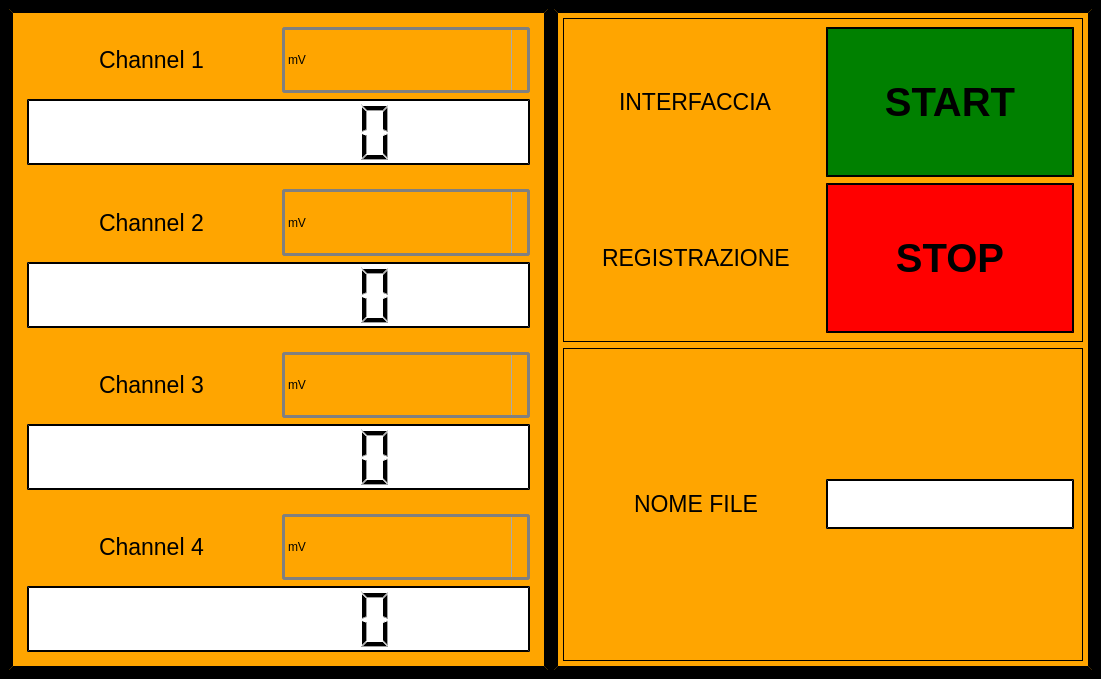
<?xml version="1.0" encoding="UTF-8"?>
<ui version="4.0">
 <class>MainWindow</class>
 <widget class="QMainWindow" name="MainWindow">
  <property name="geometry">
   <rect>
    <x>0</x>
    <y>0</y>
    <width>1101</width>
    <height>679</height>
   </rect>
  </property>
  <property name="windowTitle">
   <string>MainWindow</string>
  </property>
  <property name="styleSheet">
   <string notr="true">QWidget {
	background-color:black; 
	border-style: outset;
    border-width: 4px;
    border-color: black;
}
</string>
  </property>
  <widget class="QWidget" name="centralwidget">
   <property name="styleSheet">
    <string notr="true">QWidget {
	background-color:black; 
	border-style: outset;
    border-width: 2px;
    border-color: black;
}
</string>
   </property>
   <layout class="QHBoxLayout" name="horizontalLayout_7">
    <item>
     <layout class="QHBoxLayout" name="Lay_L">
      <item>
       <widget class="QWidget" name="Wid_L" native="true">
        <property name="styleSheet">
         <string notr="true">QWidget {
	background-color:orange; 
	border-style: outset;
    border-width: 4px;
    border-color: black;
}
</string>
        </property>
        <layout class="QVBoxLayout" name="verticalLayout_5">
         <item>
          <layout class="QVBoxLayout" name="verticalLayout">
           <item>
            <widget class="QWidget" name="widget" native="true">
             <property name="styleSheet">
              <string notr="true">QWidget {
	background-color:orange; 
	border-style: outset;
    border-width: 0px;
    border-color: black;
}
</string>
             </property>
             <layout class="QGridLayout" name="gridLayout_3">
              <item row="0" column="1">
               <widget class="QComboBox" name="comboBox_2">
                <property name="sizePolicy">
                 <sizepolicy hsizetype="Preferred" vsizetype="Preferred">
                  <horstretch>0</horstretch>
                  <verstretch>0</verstretch>
                 </sizepolicy>
                </property>
                <property name="cursor">
                 <cursorShape>PointingHandCursor</cursorShape>
                </property>
                <property name="mouseTracking">
                 <bool>false</bool>
                </property>
                <property name="autoFillBackground">
                 <bool>false</bool>
                </property>
                <property name="styleSheet">
                 <string notr="true">QComboBox {
    border: 3px solid gray;
    border-radius: 3px;
    padding: 1px 18px 1px 3px;
    min-width: 6em;
}

QComboBox:editable {
    background: white;
}

QComboBox:!editable, QComboBox::drop-down:editable {
     background: qlineargradient(x1: 0, y1: 0, x2: 0, y2: 1,
                                 stop: 0 #E1E1E1, stop: 0.4 #DDDDDD,
                                 stop: 0.5 #D8D8D8, stop: 1.0 #D3D3D3);
}

/* QComboBox gets the &quot;on&quot; state when the popup is open */
QComboBox:!editable:on, QComboBox::drop-down:editable:on {
    background: qlineargradient(x1: 0, y1: 0, x2: 0, y2: 1,
                                stop: 0 #D3D3D3, stop: 0.4 #D8D8D8,
                                stop: 0.5 #DDDDDD, stop: 1.0 #E1E1E1);
}

QComboBox:on { /* shift the text when the popup opens */
    padding-top: 3px;
    padding-left: 4px;
}

QComboBox::drop-down {
    subcontrol-origin: padding;
    subcontrol-position: top right;
    width: 15px;

    border-left-width: 1px;
    border-left-color: darkgray;
    border-left-style: solid; /* just a single line */
    border-top-right-radius: 3px; /* same radius as the QComboBox */
    border-bottom-right-radius: 3px;
}

QComboBox::down-arrow {
    image: url(/usr/share/icons/crystalsvg/16x16/actions/1downarrow.png);
}

QComboBox::down-arrow:on { /* shift the arrow when popup is open */
    top: 1px;
    left: 1px;
}</string>
                </property>
                <property name="currentText">
                 <string>mV</string>
                </property>
                <property name="iconSize">
                 <size>
                  <width>30</width>
                  <height>30</height>
                 </size>
                </property>
                <item>
                 <property name="text">
                  <string>mV</string>
                 </property>
                </item>
                <item>
                 <property name="text">
                  <string>Nm</string>
                 </property>
                </item>
                <item>
                 <property name="text">
                  <string>Kg</string>
                 </property>
                </item>
                <item>
                 <property name="text">
                  <string>N</string>
                 </property>
                </item>
               </widget>
              </item>
              <item row="0" column="0">
               <layout class="QVBoxLayout" name="verticalLayout_9">
                <item alignment="Qt::AlignHCenter">
                 <widget class="QLabel" name="label_1">
                  <property name="font">
                   <font>
                    <pointsize>17</pointsize>
                   </font>
                  </property>
                  <property name="text">
                   <string>Channel 1</string>
                  </property>
                 </widget>
                </item>
               </layout>
              </item>
              <item row="1" column="0" colspan="2">
               <widget class="QLCDNumber" name="lcdNumber_1">
                <property name="font">
                 <font>
                  <pointsize>9</pointsize>
                  <bold>false</bold>
                 </font>
                </property>
                <property name="styleSheet">
                 <string notr="true">QWidget {
	background-color:white; 
	border-style: outset;
    border-width: 2px;
    border-color: black;
}
</string>
                </property>
                <property name="digitCount">
                 <number>7</number>
                </property>
                <property name="value" stdset="0">
                 <double>0.000000000000000</double>
                </property>
               </widget>
              </item>
             </layout>
            </widget>
           </item>
          </layout>
         </item>
         <item>
          <layout class="QVBoxLayout" name="verticalLayout_2">
           <item>
            <widget class="QWidget" name="widget_3" native="true">
             <property name="styleSheet">
              <string notr="true">QWidget {
	background-color:orange; 
	border-style: outset;
    border-width: 0px;
    border-color: black;
}
</string>
             </property>
             <layout class="QGridLayout" name="gridLayout_4">
              <item row="0" column="1">
               <widget class="QComboBox" name="comboBox">
                <property name="sizePolicy">
                 <sizepolicy hsizetype="Preferred" vsizetype="Preferred">
                  <horstretch>0</horstretch>
                  <verstretch>0</verstretch>
                 </sizepolicy>
                </property>
                <property name="cursor">
                 <cursorShape>PointingHandCursor</cursorShape>
                </property>
                <property name="mouseTracking">
                 <bool>false</bool>
                </property>
                <property name="autoFillBackground">
                 <bool>false</bool>
                </property>
                <property name="styleSheet">
                 <string notr="true">QComboBox {
    border: 3px solid gray;
    border-radius: 3px;
    padding: 1px 18px 1px 3px;
    min-width: 6em;
}

QComboBox:editable {
    background: white;
}

QComboBox:!editable, QComboBox::drop-down:editable {
     background: qlineargradient(x1: 0, y1: 0, x2: 0, y2: 1,
                                 stop: 0 #E1E1E1, stop: 0.4 #DDDDDD,
                                 stop: 0.5 #D8D8D8, stop: 1.0 #D3D3D3);
}

/* QComboBox gets the &quot;on&quot; state when the popup is open */
QComboBox:!editable:on, QComboBox::drop-down:editable:on {
    background: qlineargradient(x1: 0, y1: 0, x2: 0, y2: 1,
                                stop: 0 #D3D3D3, stop: 0.4 #D8D8D8,
                                stop: 0.5 #DDDDDD, stop: 1.0 #E1E1E1);
}

QComboBox:on { /* shift the text when the popup opens */
    padding-top: 3px;
    padding-left: 4px;
}

QComboBox::drop-down {
    subcontrol-origin: padding;
    subcontrol-position: top right;
    width: 15px;

    border-left-width: 1px;
    border-left-color: darkgray;
    border-left-style: solid; /* just a single line */
    border-top-right-radius: 3px; /* same radius as the QComboBox */
    border-bottom-right-radius: 3px;
}

QComboBox::down-arrow {
    image: url(/usr/share/icons/crystalsvg/16x16/actions/1downarrow.png);
}

QComboBox::down-arrow:on { /* shift the arrow when popup is open */
    top: 1px;
    left: 1px;
}</string>
                </property>
                <property name="currentText">
                 <string>mV</string>
                </property>
                <property name="iconSize">
                 <size>
                  <width>30</width>
                  <height>30</height>
                 </size>
                </property>
                <item>
                 <property name="text">
                  <string>mV</string>
                 </property>
                </item>
                <item>
                 <property name="text">
                  <string>Nm</string>
                 </property>
                </item>
                <item>
                 <property name="text">
                  <string>Kg</string>
                 </property>
                </item>
                <item>
                 <property name="text">
                  <string>N</string>
                 </property>
                </item>
               </widget>
              </item>
              <item row="0" column="0">
               <layout class="QVBoxLayout" name="verticalLayout_10">
                <item alignment="Qt::AlignHCenter">
                 <widget class="QLabel" name="label_2">
                  <property name="font">
                   <font>
                    <pointsize>17</pointsize>
                   </font>
                  </property>
                  <property name="text">
                   <string>Channel 2</string>
                  </property>
                 </widget>
                </item>
               </layout>
              </item>
              <item row="1" column="0" colspan="2">
               <widget class="QLCDNumber" name="lcdNumber_2">
                <property name="styleSheet">
                 <string notr="true">QWidget {
	background-color:white; 
	border-style: outset;
    border-width: 2px;
    border-color: black;
}
</string>
                </property>
                <property name="digitCount">
                 <number>7</number>
                </property>
               </widget>
              </item>
             </layout>
            </widget>
           </item>
          </layout>
         </item>
         <item>
          <layout class="QVBoxLayout" name="verticalLayout_3">
           <item>
            <widget class="QWidget" name="widget_4" native="true">
             <property name="styleSheet">
              <string notr="true">QWidget {
	background-color:orange; 
	border-style: outset;
    border-width: 0px;
    border-color: black;
}
</string>
             </property>
             <layout class="QGridLayout" name="gridLayout_5">
              <item row="0" column="1">
               <widget class="QComboBox" name="comboBox_3">
                <property name="sizePolicy">
                 <sizepolicy hsizetype="Preferred" vsizetype="Preferred">
                  <horstretch>0</horstretch>
                  <verstretch>0</verstretch>
                 </sizepolicy>
                </property>
                <property name="cursor">
                 <cursorShape>PointingHandCursor</cursorShape>
                </property>
                <property name="mouseTracking">
                 <bool>false</bool>
                </property>
                <property name="autoFillBackground">
                 <bool>false</bool>
                </property>
                <property name="styleSheet">
                 <string notr="true">QComboBox {
    border: 3px solid gray;
    border-radius: 3px;
    padding: 1px 18px 1px 3px;
    min-width: 6em;
}

QComboBox:editable {
    background: white;
}

QComboBox:!editable, QComboBox::drop-down:editable {
     background: qlineargradient(x1: 0, y1: 0, x2: 0, y2: 1,
                                 stop: 0 #E1E1E1, stop: 0.4 #DDDDDD,
                                 stop: 0.5 #D8D8D8, stop: 1.0 #D3D3D3);
}

/* QComboBox gets the &quot;on&quot; state when the popup is open */
QComboBox:!editable:on, QComboBox::drop-down:editable:on {
    background: qlineargradient(x1: 0, y1: 0, x2: 0, y2: 1,
                                stop: 0 #D3D3D3, stop: 0.4 #D8D8D8,
                                stop: 0.5 #DDDDDD, stop: 1.0 #E1E1E1);
}

QComboBox:on { /* shift the text when the popup opens */
    padding-top: 3px;
    padding-left: 4px;
}

QComboBox::drop-down {
    subcontrol-origin: padding;
    subcontrol-position: top right;
    width: 15px;

    border-left-width: 1px;
    border-left-color: darkgray;
    border-left-style: solid; /* just a single line */
    border-top-right-radius: 3px; /* same radius as the QComboBox */
    border-bottom-right-radius: 3px;
}

QComboBox::down-arrow {
    image: url(/usr/share/icons/crystalsvg/16x16/actions/1downarrow.png);
}

QComboBox::down-arrow:on { /* shift the arrow when popup is open */
    top: 1px;
    left: 1px;
}</string>
                </property>
                <property name="currentText">
                 <string>mV</string>
                </property>
                <property name="iconSize">
                 <size>
                  <width>30</width>
                  <height>30</height>
                 </size>
                </property>
                <item>
                 <property name="text">
                  <string>mV</string>
                 </property>
                </item>
                <item>
                 <property name="text">
                  <string>Nm</string>
                 </property>
                </item>
                <item>
                 <property name="text">
                  <string>Kg</string>
                 </property>
                </item>
                <item>
                 <property name="text">
                  <string>N</string>
                 </property>
                </item>
               </widget>
              </item>
              <item row="0" column="0">
               <layout class="QVBoxLayout" name="verticalLayout_7">
                <item alignment="Qt::AlignHCenter">
                 <widget class="QLabel" name="label_3">
                  <property name="font">
                   <font>
                    <pointsize>17</pointsize>
                   </font>
                  </property>
                  <property name="text">
                   <string>Channel 3</string>
                  </property>
                 </widget>
                </item>
               </layout>
              </item>
              <item row="1" column="0" colspan="2">
               <widget class="QLCDNumber" name="lcdNumber_3">
                <property name="font">
                 <font>
                  <bold>false</bold>
                  <kerning>true</kerning>
                 </font>
                </property>
                <property name="styleSheet">
                 <string notr="true">QWidget {
	background-color:white; 
	border-style: outset;
    border-width: 2px;
    border-color: black;
}
</string>
                </property>
                <property name="digitCount">
                 <number>7</number>
                </property>
               </widget>
              </item>
             </layout>
            </widget>
           </item>
          </layout>
         </item>
         <item>
          <layout class="QVBoxLayout" name="verticalLayout_4">
           <item>
            <widget class="QWidget" name="widget_5" native="true">
             <property name="styleSheet">
              <string notr="true">QWidget {
	background-color:orange; 
	border-style: outset;
    border-width: 0px;
    border-color: black;
}
</string>
             </property>
             <layout class="QGridLayout" name="gridLayout_6">
              <item row="0" column="0">
               <layout class="QVBoxLayout" name="verticalLayout_11">
                <item alignment="Qt::AlignHCenter">
                 <widget class="QLabel" name="label_4">
                  <property name="font">
                   <font>
                    <pointsize>17</pointsize>
                   </font>
                  </property>
                  <property name="text">
                   <string>Channel 4</string>
                  </property>
                 </widget>
                </item>
               </layout>
              </item>
              <item row="0" column="1">
               <widget class="QComboBox" name="comboBox_4">
                <property name="sizePolicy">
                 <sizepolicy hsizetype="Preferred" vsizetype="Preferred">
                  <horstretch>0</horstretch>
                  <verstretch>0</verstretch>
                 </sizepolicy>
                </property>
                <property name="cursor">
                 <cursorShape>PointingHandCursor</cursorShape>
                </property>
                <property name="mouseTracking">
                 <bool>false</bool>
                </property>
                <property name="autoFillBackground">
                 <bool>false</bool>
                </property>
                <property name="styleSheet">
                 <string notr="true">QComboBox {
    border: 3px solid gray;
    border-radius: 3px;
    padding: 1px 18px 1px 3px;
    min-width: 6em;
}

QComboBox:editable {
    background: white;
}

QComboBox:!editable, QComboBox::drop-down:editable {
     background: qlineargradient(x1: 0, y1: 0, x2: 0, y2: 1,
                                 stop: 0 #E1E1E1, stop: 0.4 #DDDDDD,
                                 stop: 0.5 #D8D8D8, stop: 1.0 #D3D3D3);
}

/* QComboBox gets the &quot;on&quot; state when the popup is open */
QComboBox:!editable:on, QComboBox::drop-down:editable:on {
    background: qlineargradient(x1: 0, y1: 0, x2: 0, y2: 1,
                                stop: 0 #D3D3D3, stop: 0.4 #D8D8D8,
                                stop: 0.5 #DDDDDD, stop: 1.0 #E1E1E1);
}

QComboBox:on { /* shift the text when the popup opens */
    padding-top: 3px;
    padding-left: 4px;
}

QComboBox::drop-down {
    subcontrol-origin: padding;
    subcontrol-position: top right;
    width: 15px;

    border-left-width: 1px;
    border-left-color: darkgray;
    border-left-style: solid; /* just a single line */
    border-top-right-radius: 3px; /* same radius as the QComboBox */
    border-bottom-right-radius: 3px;
}

QComboBox::down-arrow {
    image: url(/usr/share/icons/crystalsvg/16x16/actions/1downarrow.png);
}

QComboBox::down-arrow:on { /* shift the arrow when popup is open */
    top: 1px;
    left: 1px;
}</string>
                </property>
                <property name="currentText">
                 <string>mV</string>
                </property>
                <property name="iconSize">
                 <size>
                  <width>30</width>
                  <height>30</height>
                 </size>
                </property>
                <item>
                 <property name="text">
                  <string>mV</string>
                 </property>
                </item>
                <item>
                 <property name="text">
                  <string>Nm</string>
                 </property>
                </item>
                <item>
                 <property name="text">
                  <string>Kg</string>
                 </property>
                </item>
                <item>
                 <property name="text">
                  <string>N</string>
                 </property>
                </item>
               </widget>
              </item>
              <item row="1" column="0" colspan="2">
               <widget class="QLCDNumber" name="lcdNumber_4">
                <property name="styleSheet">
                 <string notr="true">QWidget {
	background-color:white; 
	border-style: outset;
    border-width: 2px;
    border-color: black;
}
</string>
                </property>
                <property name="digitCount">
                 <number>7</number>
                </property>
               </widget>
              </item>
             </layout>
            </widget>
           </item>
          </layout>
         </item>
        </layout>
       </widget>
      </item>
     </layout>
    </item>
    <item>
     <layout class="QHBoxLayout" name="Lay_R">
      <item>
       <widget class="QWidget" name="widget_2" native="true">
        <property name="styleSheet">
         <string notr="true">QWidget {
	background-color:orange; 
	border-style: outset;
    border-width: 4px;
    border-color: black;
}
</string>
        </property>
        <layout class="QVBoxLayout" name="verticalLayout_14">
         <item>
          <layout class="QVBoxLayout" name="verticalLayout_6">
           <item>
            <widget class="QWidget" name="widget_12" native="true">
             <property name="maximumSize">
              <size>
               <width>16777215</width>
               <height>16777215</height>
              </size>
             </property>
             <property name="styleSheet">
              <string notr="true">QWidget {
	background-color:orange; 
	border-style: outset;
    border-width: 1px;
    border-color: black;
}
</string>
             </property>
             <layout class="QGridLayout" name="gridLayout_2">
              <item row="0" column="0">
               <layout class="QHBoxLayout" name="horizontalLayout_6">
                <item alignment="Qt::AlignHCenter|Qt::AlignVCenter">
                 <widget class="QLabel" name="label">
                  <property name="font">
                   <font>
                    <pointsize>17</pointsize>
                   </font>
                  </property>
                  <property name="styleSheet">
                   <string notr="true">QWidget {
	background-color:orange; 
	border-style: outset;
    border-width: 0px;
    border-color: black;
}
</string>
                  </property>
                  <property name="text">
                   <string>INTERFACCIA</string>
                  </property>
                 </widget>
                </item>
                <item>
                 <widget class="QPushButton" name="pushButton_Interfaccia">
                  <property name="sizePolicy">
                   <sizepolicy hsizetype="Minimum" vsizetype="Minimum">
                    <horstretch>0</horstretch>
                    <verstretch>0</verstretch>
                   </sizepolicy>
                  </property>
                  <property name="minimumSize">
                   <size>
                    <width>200</width>
                    <height>150</height>
                   </size>
                  </property>
                  <property name="maximumSize">
                   <size>
                    <width>300</width>
                    <height>200</height>
                   </size>
                  </property>
                  <property name="font">
                   <font>
                    <pointsize>30</pointsize>
                    <italic>false</italic>
                    <bold>true</bold>
                    <underline>false</underline>
                    <strikeout>false</strikeout>
                   </font>
                  </property>
                  <property name="cursor">
                   <cursorShape>PointingHandCursor</cursorShape>
                  </property>
                  <property name="styleSheet">
                   <string notr="true">QWidget {
	background-color:green; 
	border-style: outset;
    border-width: 2px;
    border-color: black;
}
</string>
                  </property>
                  <property name="text">
                   <string>START</string>
                  </property>
                 </widget>
                </item>
               </layout>
              </item>
              <item row="1" column="0">
               <layout class="QHBoxLayout" name="horizontalLayout_8">
                <item alignment="Qt::AlignHCenter|Qt::AlignVCenter">
                 <widget class="QLabel" name="label_5">
                  <property name="font">
                   <font>
                    <pointsize>17</pointsize>
                   </font>
                  </property>
                  <property name="styleSheet">
                   <string notr="true">QWidget {
	background-color:orange; 
	border-style: outset;
    border-width: 0px;
    border-color: black;
}
</string>
                  </property>
                  <property name="text">
                   <string>REGISTRAZIONE</string>
                  </property>
                 </widget>
                </item>
                <item>
                 <widget class="QPushButton" name="pushButton_Registrazione">
                  <property name="sizePolicy">
                   <sizepolicy hsizetype="Minimum" vsizetype="Minimum">
                    <horstretch>0</horstretch>
                    <verstretch>0</verstretch>
                   </sizepolicy>
                  </property>
                  <property name="minimumSize">
                   <size>
                    <width>200</width>
                    <height>150</height>
                   </size>
                  </property>
                  <property name="maximumSize">
                   <size>
                    <width>300</width>
                    <height>200</height>
                   </size>
                  </property>
                  <property name="font">
                   <font>
                    <pointsize>30</pointsize>
                    <bold>true</bold>
                   </font>
                  </property>
                  <property name="cursor">
                   <cursorShape>PointingHandCursor</cursorShape>
                  </property>
                  <property name="styleSheet">
                   <string notr="true">QWidget {
	background-color:red; 
	border-style: outset;
    border-width: 2px;
    border-color: black;
}
</string>
                  </property>
                  <property name="text">
                   <string>STOP</string>
                  </property>
                 </widget>
                </item>
               </layout>
              </item>
             </layout>
            </widget>
           </item>
          </layout>
         </item>
         <item>
          <layout class="QVBoxLayout" name="verticalLayout_12">
           <item>
            <widget class="QWidget" name="widget_6" native="true">
             <property name="styleSheet">
              <string notr="true">QWidget {
	background-color:orange; 
	border-style: outset;
    border-width: 1px;
    border-color: black;
}
</string>
             </property>
             <layout class="QVBoxLayout" name="verticalLayout_16">
              <item>
               <layout class="QHBoxLayout" name="horizontalLayout_9">
                <item alignment="Qt::AlignHCenter|Qt::AlignVCenter">
                 <widget class="QLabel" name="label_6">
                  <property name="font">
                   <font>
                    <pointsize>17</pointsize>
                   </font>
                  </property>
                  <property name="styleSheet">
                   <string notr="true">QWidget {
	background-color:orange; 
	border-style: outset;
    border-width: 0px;
    border-color: black;
}
</string>
                  </property>
                  <property name="text">
                   <string>NOME FILE</string>
                  </property>
                 </widget>
                </item>
                <item>
                 <widget class="QLineEdit" name="lineEdit">
                  <property name="sizePolicy">
                   <sizepolicy hsizetype="Preferred" vsizetype="Fixed">
                    <horstretch>0</horstretch>
                    <verstretch>0</verstretch>
                   </sizepolicy>
                  </property>
                  <property name="maximumSize">
                   <size>
                    <width>300</width>
                    <height>50</height>
                   </size>
                  </property>
                  <property name="styleSheet">
                   <string notr="true">QWidget {
	background-color:white; 
	border-style: outset;
    border-width: 2px;
    border-color: black;
}
</string>
                  </property>
                 </widget>
                </item>
               </layout>
              </item>
              <item>
               <layout class="QVBoxLayout" name="verticalLayout_19"/>
              </item>
             </layout>
            </widget>
           </item>
          </layout>
         </item>
        </layout>
       </widget>
      </item>
     </layout>
    </item>
   </layout>
  </widget>
 </widget>
 <resources/>
 <connections/>
</ui>
